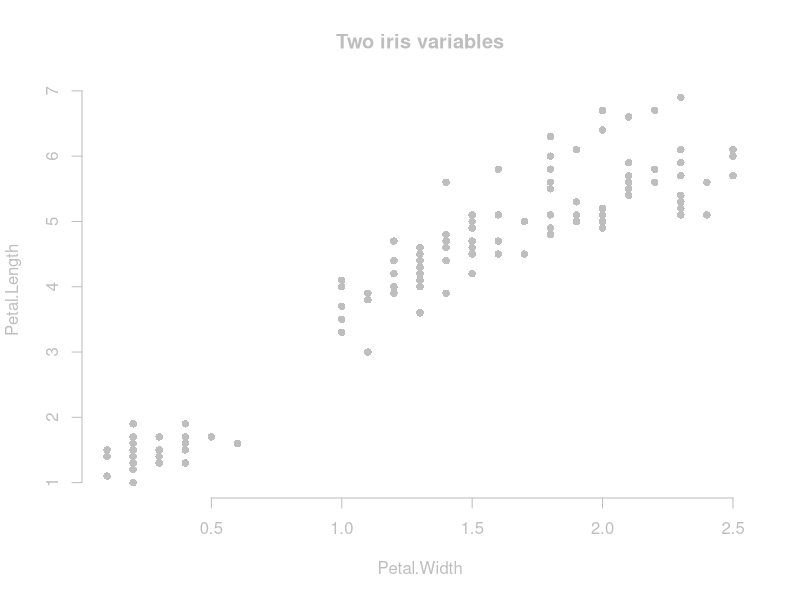
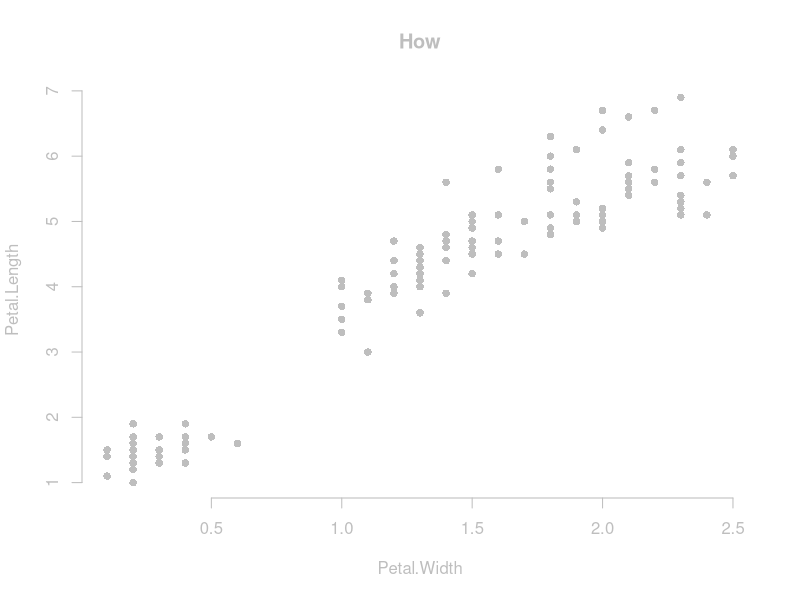

Recreate these plots in R, in order.
baseplot <- function(main, formula = (Petal.Length ~ Petal.Width), data = iris) {
  plot(formula = formula, data = data, type = 'p', bty = 'n',
    main = main, pch = 21, bg = 'grey', col = NULL,
    col.axis = 'grey', col.lab = 'grey', col.main = 'grey', fg = 'grey')
}

#pdf('covariance.pdf')
baseplot('Two iris variables')

baseplot('How')
#points(Petal.Length ~ Petal.Width, data = iris)
#dev.off()
